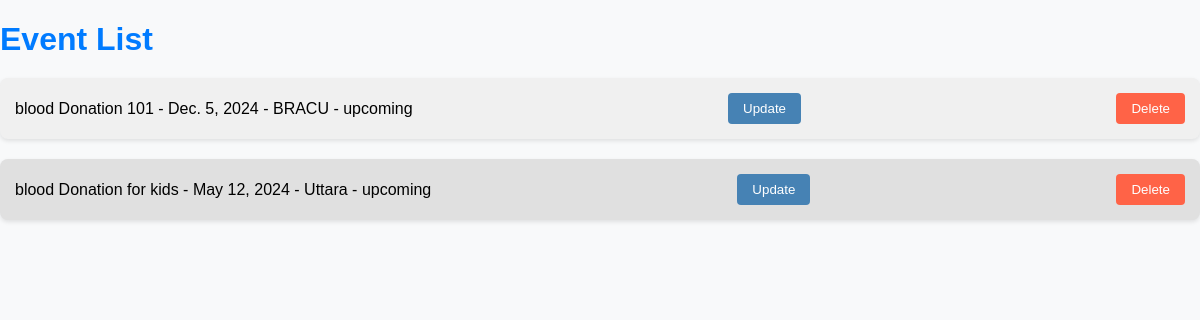
/events/, run on an earlier commit of the app's database.
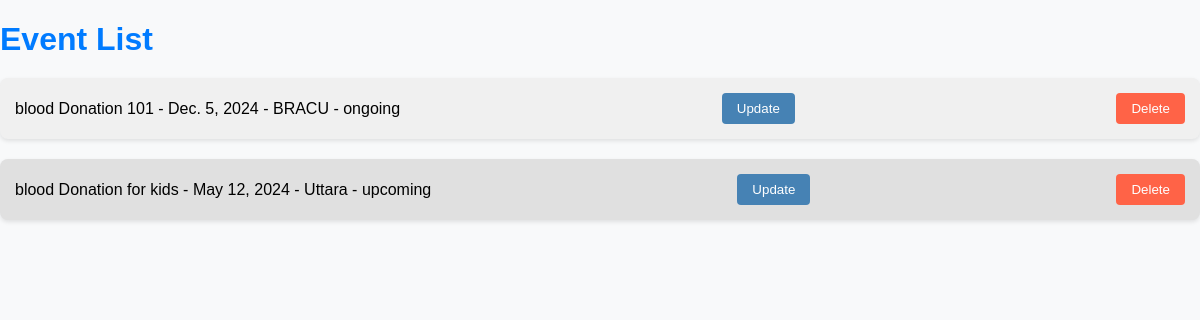
And on a later commit of the database.
### APPUniflow/models.py (models this page shows, shortened)
class Event(models.Model):
    STATUS_CHOICES = (
        ('ongoing', 'On Going'),
        ('upcoming', 'Upcoming'),
        ('ended', 'Ended'),
    )
    name = models.CharField(max_length=100)
    date = models.DateField()
    location = models.CharField(max_length=200)
    status = models.CharField(max_length=20, choices=STATUS_CHOICES)

### APPUniflow/views.py (the view)
# urls.py: path('events/', views.event_list, name='event_list'),  # Event list
def event_list(request):
    events = Event.objects.all()
    return render(request, 'event_list.html', {'events': events})

### APPUniflow/templates/event_list.html (shortened to what this page needs)
<!DOCTYPE html>
<html lang="en">
<head>
    <link rel="stylesheet" href="/static/css/event_list.css">
</head>
<body>
    <h1>Event List</h1>
    <ul class="event-list">
        {% for event in events %}
            <li class="event-item">
                <div>
                    {{ event.name }} - {{ event.date }} - {{ event.location }} - {{ event.status }}
                </div>
                <div>
                    <form action="{% url 'update_event' event.id %}" method="get">
                        <button class="update-btn" type="submit">Update</button>
                    </form>
                </div>
                <div>
                    <form class="delete-form" action="{% url 'delete_event' event.id %}" method="post">
                        <button class="delete-btn" type="submit">Delete</button>
                    </form>
                </div>
            </li>
        {% endfor %}
    </ul>
</body>
</html>

What changed in the data, as far as the page shows it:
changed Event "blood Donation 101": status "upcoming" → "ongoing"
